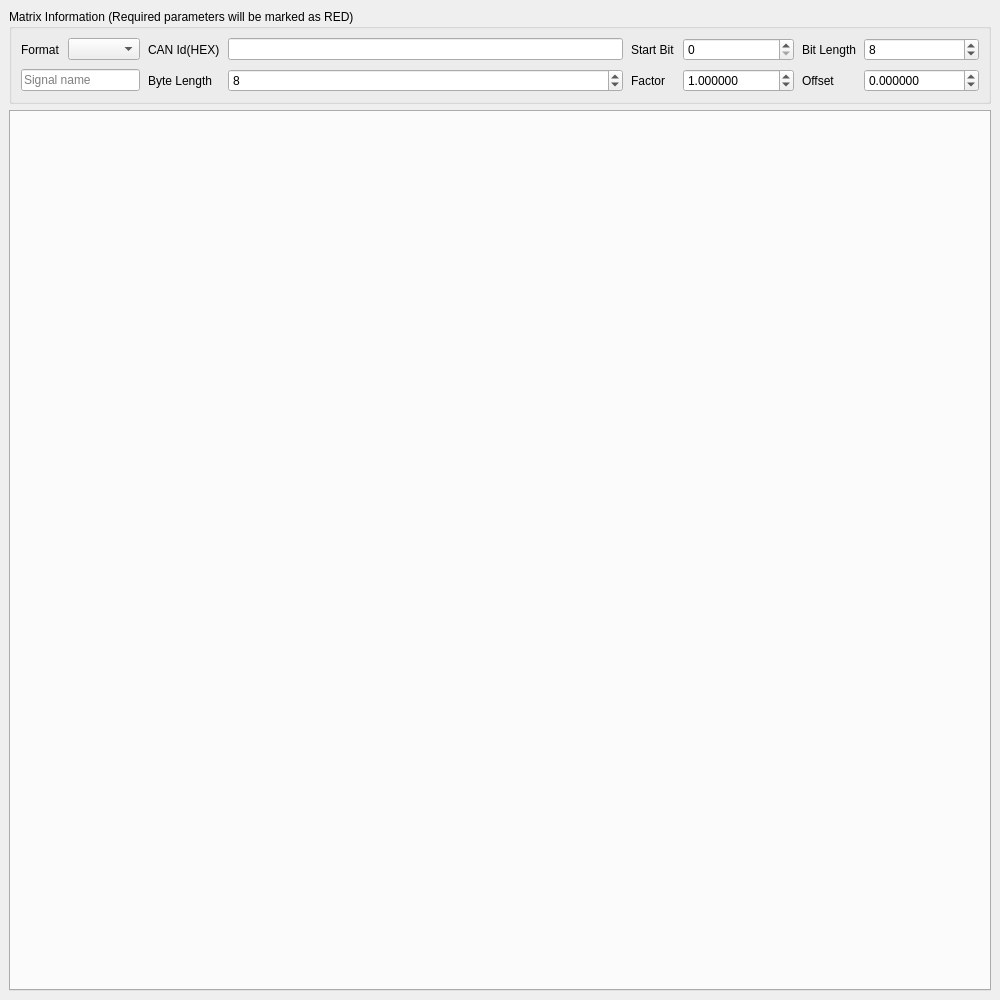
<?xml version="1.0" encoding="UTF-8"?>
<ui version="4.0">
    <class>MainWindow</class>
    <widget class="QMainWindow" name="MainWindow">
        <property name="geometry">
            <rect>
                <x>0</x>
                <y>0</y>
                <width>1000</width>
                <height>1000</height>
            </rect>
        </property>
        <property name="windowTitle">
            <string>CAN Tool</string>
        </property>
        <widget class="QWidget" name="centralWidget">
            <layout class="QVBoxLayout" name="mainLayout">
                <!-- 参数区域 -->
                <item>
                    <widget class="QGroupBox" name="groupBoxParams">
                        <property name="title">
                            <string>Matrix Information (Required parameters will be marked as RED)</string>
                        </property>
                        <layout class="QGridLayout" name="paramsLayout">
                            <property name="horizontalSpacing">
                                <number>8</number>
                            </property>
                            <property name="verticalSpacing">
                                <number>8</number>
                            </property>

                            <!-- 第 0 行：Format & CANId & Start Bit & Bit Length -->
                            <item row="0" column="0" colspan="1">
                                <widget class="QLabel" name="labelFormat">
                                    <property name="text">
                                        <string>Format</string>
                                    </property>
                                </widget>
                            </item>
                            <item row="0" column="1" colspan="1">
                                <widget class="QComboBox" name="comboFormat"/>
                            </item>
                            <item row="0" column="2" colspan="1">
                                <widget class="QLabel" name="labelCanId">
                                    <property name="text">
                                        <string>CAN Id(HEX)</string>
                                    </property>
                                </widget>
                            </item>
                            <item row="0" column="3" colspan="1">
                                <widget class="QLineEdit" name="editCanId">
                                    <property name="sizePolicy">
                                        <sizepolicy hsizetype="Expanding" vsizetype="Fixed">
                                            <horstretch>2</horstretch>
                                            <verstretch>0</verstretch>
                                        </sizepolicy>
                                    </property>
                                    <property name="minimumSize">
                                        <size>
                                            <width>80</width>
                                            <height>0</height>
                                        </size>
                                    </property>
                                </widget>
                            </item>
                            <item row="0" column="4" colspan="1">
                                <widget class="QLabel" name="labelStartBit">
                                    <property name="text">
                                        <string>Start Bit</string>
                                    </property>
                                </widget>
                            </item>
                            <item row="0" column="5" colspan="1">
                                <widget class="QSpinBox" name="spinStartBit">
                                    <property name="minimum">
                                        <number>0</number>
                                    </property>
                                    <property name="maximum">
                                        <number>511</number>
                                    </property>
                                    <property name="value">
                                        <number>0</number>
                                    </property>
                                </widget>
                            </item>
                            <item row="0" column="6" colspan="1">
                                <widget class="QLabel" name="labelBitLength">
                                    <property name="text">
                                        <string>Bit Length</string>
                                    </property>
                                </widget>
                            </item>
                            <item row="0" column="7" colspan="1">
                                <widget class="QSpinBox" name="spinBitLength">
                                    <property name="minimum">
                                        <number>1</number>
                                    </property>
                                    <property name="maximum">
                                        <number>64</number>
                                    </property>
                                    <property name="value">
                                        <number>8</number>
                                    </property>
                                </widget>
                            </item>

                            <!-- 第 1 行：Signal Name & Byte Length & Factor & Offset -->
                            <item row="1" column="0" colspan="2">
                                <widget class="QLineEdit" name="editSignalName">
                                    <property name="placeholderText">
                                        <string>Signal name</string>
                                    </property>
                                </widget>
                            </item>
                            <item row="1" column="2" colspan="1">
                                <widget class="QLabel" name="labelBytes">
                                    <property name="text">
                                        <string>Byte Length</string>
                                    </property>
                                </widget>
                            </item>
                            <item row="1" column="3" colspan="1">
                                <widget class="QSpinBox" name="spinByteLength">
                                    <property name="minimum">
                                        <number>1</number>
                                    </property>
                                    <property name="value">
                                        <number>8</number>
                                    </property>
                                </widget>
                            </item>
                            <item row="1" column="4" colspan="1">
                                <widget class="QLabel" name="labelFactor">
                                    <property name="text">
                                        <string>Factor</string>
                                    </property>
                                </widget>
                            </item>
                            <item row="1" column="5" colspan="1">
                                <widget class="QDoubleSpinBox" name="spinFactor">
                                    <property name="decimals">
                                        <number>6</number>
                                    </property>
                                    <property name="minimum">
                                        <double>0.000001</double>
                                    </property>
                                    <property name="maximum">
                                        <double>1000000.000000</double>
                                    </property>
                                    <property name="value">
                                        <double>1.000000</double>
                                    </property>
                                </widget>
                            </item>
                            <item row="1" column="6" colspan="1">
                                <widget class="QLabel" name="labelOffset">
                                    <property name="text">
                                        <string>Offset</string>
                                    </property>
                                </widget>
                            </item>
                            <item row="1" column="7" colspan="1">
                                <widget class="QDoubleSpinBox" name="spinOffset">
                                    <property name="decimals">
                                        <number>6</number>
                                    </property>
                                    <property name="minimum">
                                        <double>-1000000.000000</double>
                                    </property>
                                    <property name="maximum">
                                        <double>1000000.000000</double>
                                    </property>
                                    <property name="value">
                                        <double>0.000000</double>
                                    </property>
                                </widget>
                            </item>
                        </layout>
                    </widget>
                </item>

                <!-- TabWidget 区域 -->
                <item>
                    <widget class="QTabWidget" name="tabWidget"/>
                </item>
            </layout>
        </widget>
    </widget>
    <resources/>
    <connections/>
</ui>
